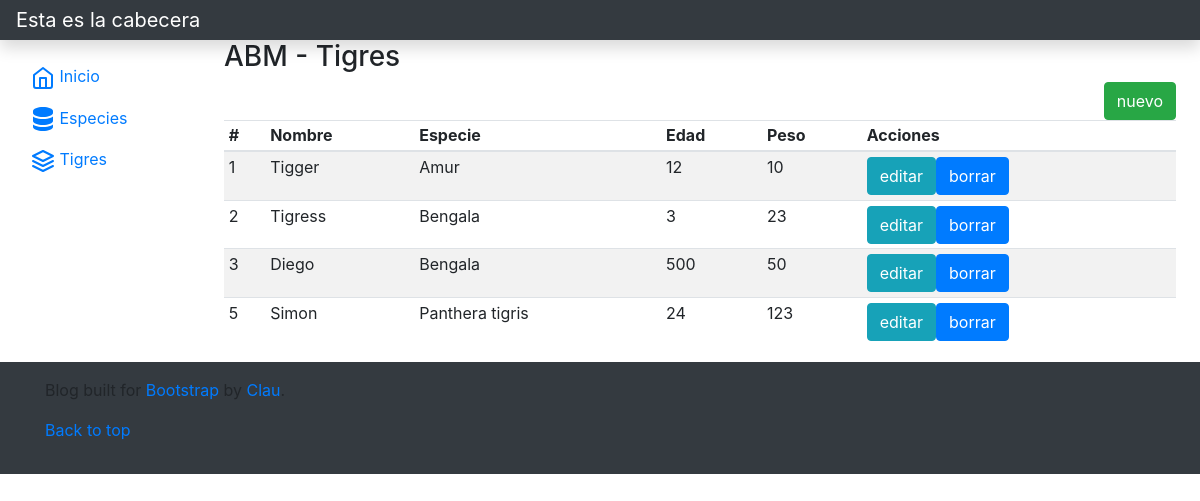
The app's page /vista/tigre/index.php with its own data.
### tables this page shows
CREATE TABLE `tigres` (
  `idtigre` int(11) NOT NULL,
  `nombre` varchar(50) DEFAULT NULL,
  `idespecie` int(11) DEFAULT NULL,
  `edad` int(11) DEFAULT NULL,
  `peso` double DEFAULT NULL
);

CREATE TABLE `especies` (
  `idespecie` int(11) NOT NULL,
  `especie` varchar(50) DEFAULT NULL
);

### modelo/conector/BaseDatos.php (called while the page is built, shortened)
<?php
class BaseDatos extends PDO {
  	private $conec;
  	private $indice;
  	private $resultado;
    public function __construct(){
        $this->indice =0;
        try {
           $this->conec=true;
        }catch (PDOException $e) {
            $this->error = $e->getMessage();
            $this->conec=false;
        }
    }
    public function Iniciar(){
        return $this->getConec();
    }
    public function getConec(){
        return $this->conec;
    }
    public function setSQL($e){
        return "\n".$this->sql = $e;
    }
    public function Ejecutar($sql){
        if ( stristr($sql,"select")){
            $resp =  $this->EjecutarSelect($sql);
        }
        return $resp;
   }
   private function EjecutarSelect($sql){
       $cant = -1;
       try {
           $resultado=parent::query($sql);
       if($resultado){
        $arregloResult = $resultado->fetchAll();
        $cant = count($arregloResult);
       }
        }  catch (PDOException $e) {
            $this->analizarDebug();
        }
       return $cant;
   }
   public function Registro() {
       $filaActual = false;
       $indiceActual = $this->getIndice();
       if ($indiceActual>=0) {
           $filas = $this->getResultado();
           if($indiceActual<count($filas)){
               $filaActual =  $filas[$indiceActual];
           }else {
               $this->setIndice(-1);
           }
       }
       return $filaActual;
   }
   private function setIndice ($valor){
       $this->indice = $valor;
   }
   private function getIndice (){
       return $this->indice;
   }
   private function setResultado($valor){
       $this->resultado = $valor;
   }
   private function getResultado(){
      return $this->resultado;
   }
}

### modelo/Tigre.php (called while the page is built, shortened)
<?php
class Tigre extends BaseDatos
{
    private $id;
    private $nombre;
    private $objespecie;
    private $edad;
    private $peso;
    public function __construct(){
        $this->id="";
        $this->nombre="";
        $this->objespecie=null;
        $this->edad=0;
        $this->peso=0;
    }
    public function getId(){
        return $this->id;
    }
    public function setId($valor){
        $this->id = $valor;
    }
    public function getNombre(){
        return $this->nombre;
    }
    public function setNombre($valor){
        $this->nombre = $valor;
    }
    public function getEdad(){
        return $this->edad;
    }
    public function setEdad($valor){
        $this->edad = $valor;
    }
    public function getEspecie(){
        return $this->objespecie;
    }
    public function setEspecie($valor){
        $this->objespecie = $valor;
    }
    public function getPeso(){
        return $this->peso;
    }
    public function setPeso($valor){
        $this->peso = $valor;
    }
    public function listar($parametro=""){
        $arreglo = array();
        $sql="SELECT * FROM tigres ";
        if ($parametro!="") {
            $sql.='WHERE '.$parametro;
        }
        if ($this->Iniciar()) {
        $res = $this->Ejecutar($sql);
        if($res>-1){
            if($res>0){
                while ($row = $this->Registro()){
                    $obj= new Tigre();
                    $especie=new Especie();
                    $especie->setId($row['idespecie']);
                    $especie->cargar();
                     $obj->setear($row['idtigre'], $row['nombre'], $especie, $row['edad'], $row['peso']);
                    array_push($arreglo, $obj);
                }
            }
        }
        else {
           $this->setmensajeoperacion("Especie->listar: ".$this->getError());
        }
        }
        return $arreglo;
    }
}
?>

### control/ABMTigre.php (called while the page is built, shortened)
<?php
class ABMTigre{
    public function buscar($param){
        $where = " true ";
        $obj = new Tigre();
        $arreglo = $obj->listar($where);
        return $arreglo;
    }
}
?>

### vista/tigre/accion.php (called while the page is built, shortened)
<?php
include_once("../estructura/cabeceraBT.php");
$objTrans = new ABMTigre();
if (isset($datos['accion'])){
    if($datos['accion']=='listar'){
        $lista = $objTrans->buscar(null);
}
}
?>

### modelo/Especie.php (called while the page is built, shortened)
<?php
class Especie extends BaseDatos
{
    private $id;
    private $especie;
    public function __construct(){
        $this->id="";
        $this->especie="";
    }
    public function getId(){
        return $this->id;
    }
    public function setId($valor){
        $this->id = $valor;
    }
    public function getDescripcion(){
        return $this->especie;
    }
    public function setDescripcion($valor){
        $this->especie = $valor;
    }
    public function cargar(){
        $resp = false;
        $sql="SELECT * FROM especies WHERE idespecie = ".$this->getId();
        if ($this->Iniciar()) {
            $res = $this->Ejecutar($sql);
            if($res>-1){
                if($res>0){
                    $row = $this->Registro();
                }
            }
        } else {
            $this->setmensajeoperacion("Especies->listar: ".$this->getError());
        }
        return $resp;
    }
}
?>

### vista/tigre/index.php (the view, shortened to what this page needs)
<?php
include_once("../estructura/cabeceraBT.php");
include_once("accion.php");
?>
<h3>ABM - Tigres</h3>
<div class="row float-right">
    <div class="col-md-12 float-right">
        <a class="btn btn-success" role="button" href="editar.php?accion=nuevo">nuevo</a>
    </div>
</div>
<div class="table-responsive">
    <table class="table table-striped table-sm">
        <thead>
        <tr>
            <th scope="col">#</th>
            <th scope="col">Nombre</th>
            <th scope="col">Especie</th>
            <th scope="col">Edad</th>
            <th scope="col">Peso</th>
            <th scope="col">Acciones</th>
        </tr>
        </thead>
        <tbody>
<?php
 if(count($lista)>0){
    foreach ($lista as $obj) {
        echo '<tr><td>'.$obj->getId().'</td>';
        echo '<td>'.$obj->getNombre().'</td>';
        echo '<td>'.$obj->getEspecie()->getDescripcion().'</td>';
        echo '<td>'.$obj->getEdad().'</td>';
        echo '<td>'.$obj->getPeso().'</td>';
        echo '<td><a class="btn btn-info" role="button" href="editar.php?accion=editar&id='.$obj->getId().'">editar</a>';
        echo '<a class="btn btn-primary" role="button" href="editar.php?accion=borrar&id='.$obj->getId().'">borrar</a></td></tr>';
	}
}
?>
        </tbody>
    </table>
</div>
<?php
include_once("../estructura/pieBT.php");
?>

### vista/estructura/cabeceraBT.php (shortened to what this page needs)
<html lang="es">
<head>
    <link rel="stylesheet" href="../css/bootstrap/4.5.2/bootstrap.min.css" >
    <link rel="stylesheet" href="../css/bootstrap/4.5.2/bootstrapValidator.min.css" >
    <link rel="stylesheet" href="https://use.fontawesome.com/releases/v5.7.0/css/all.css">
</head>
<body>
<nav class="navbar navbar-dark sticky-top bg-dark flex-md-nowrap p-0 shadow">
    <a class="navbar-brand col-md-3 col-lg-2 mr-0 px-3" href="#">Esta es la cabecera</a>
</nav>
<div class="container-fluid">
    <div class="row">
        <nav id="sidebarMenu" class="col-md-3 col-lg-2 d-md-block sidebar collapse">
            <div class="sidebar-sticky pt-3">
                <ul class="nav flex-column">
                    <li class="nav-item">
                        <a class="nav-link active" href="../home/index.php">
                           Inicio<span class="sr-only">(current)</span>
                        </a>
                    </li>
                    <li class="nav-item">
                        <a class="nav-link" href="../especie/index.php">
                            Especies
                        </a>
                    </li>
                    <li class="nav-item">
                        <a class="nav-link"href="../tigre/index.php">
                            Tigres
                        </a>
                    </li>
                </ul>
            </div>
        </nav>
        <main role="main" class="col-md-9 ml-sm-auto col-lg-10 px-md-4">

### vista/estructura/pieBT.php (shortened to what this page needs)
</main>
</div>
</div>
<footer class="footer mt-auto py-3 bg-dark ">
    <div class="container">
        <p>Blog built for <a href="https://getbootstrap.com/">Bootstrap</a> by <a href="https://twitter.com/mdo">Clau</a>.</p>
        <p>
            <a href="#">Back to top</a>
        </p>
    </div>
</footer>
</body>
</html>

### records on screen
tigres: idtigre "1", nombre "Tigger", idespecie.especie "Amur", edad "12", peso "10"
tigres: idtigre "2", nombre "Tigress", idespecie.especie "Bengala", edad "3", peso "23"
tigres: idtigre "3", nombre "Diego", idespecie.especie "Bengala", edad "500", peso "50"
tigres: idtigre "5", nombre "Simon", idespecie.especie "Panthera tigris", edad "24", peso "123"
